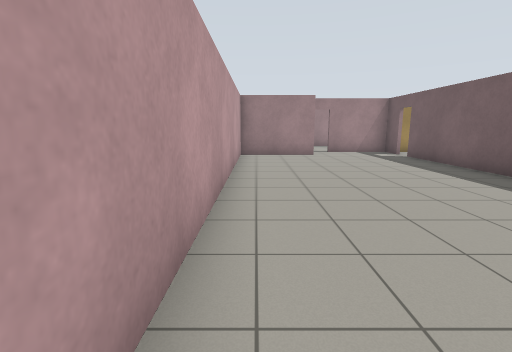
[1] (above)

16 first-person views from a walk through a robot-simulator world made for Gazebo. The camera is 1.2 m above the floor, tilts 10° down and sees 85° across. The floor is counted in squares, 1 m on a side. Each view is taken from the middle of a square. On the plan, view 1 faces up. The plan holds only what a view shows up to about 12 squares ahead; the rest is blank.

[2]
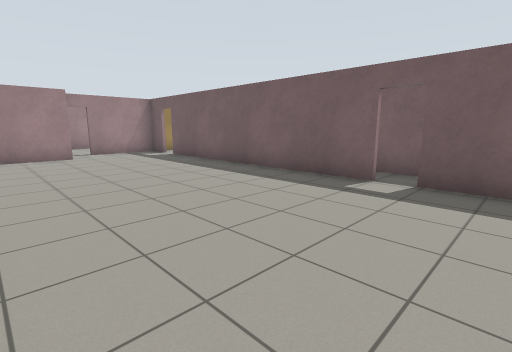

[3]
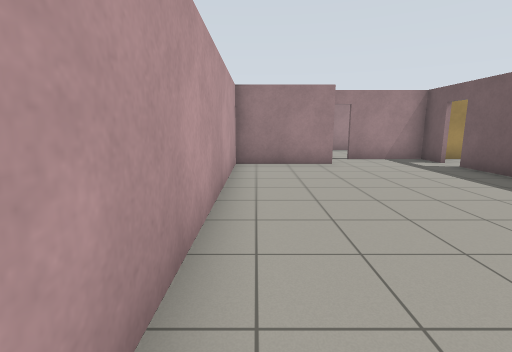

[4]
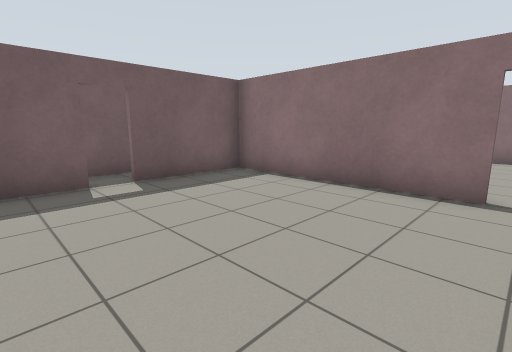

[5]
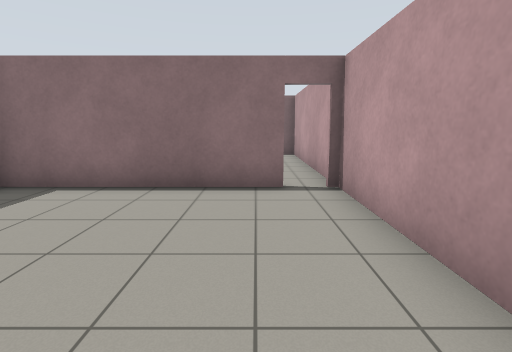

[6]
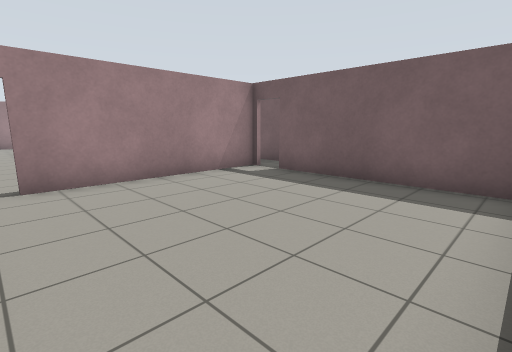

[7]
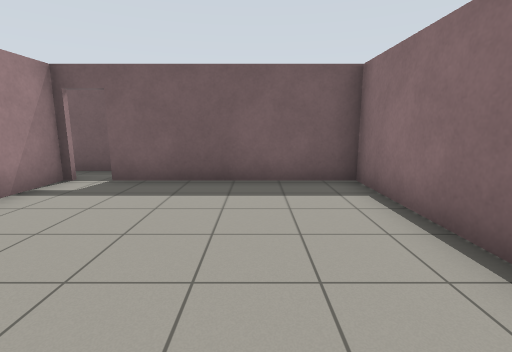

[8]
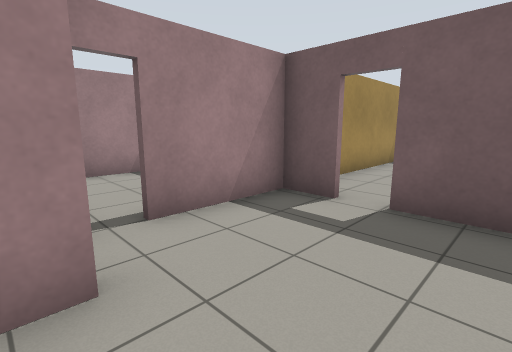

[9]
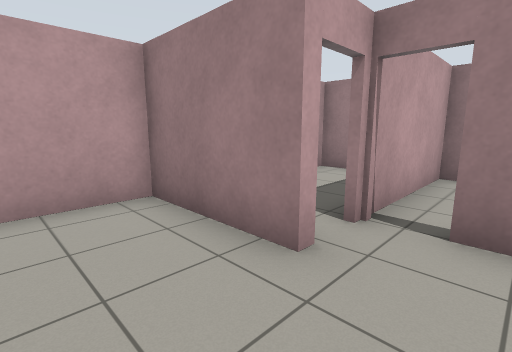

[10]
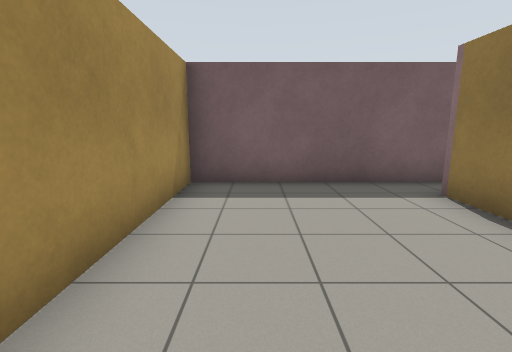

[11]
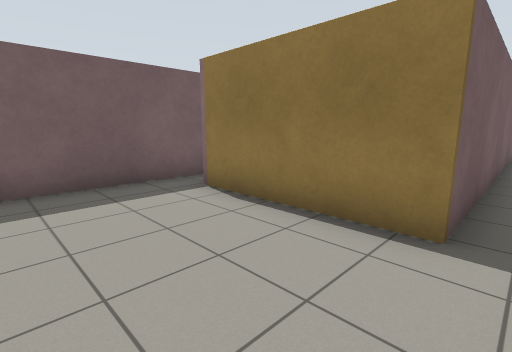

[12]
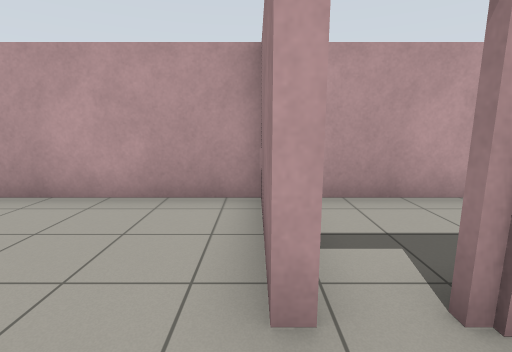

[13]
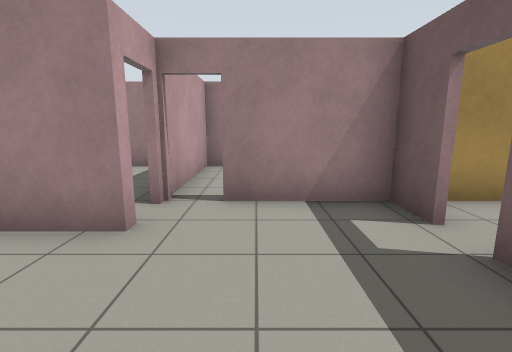

[14]
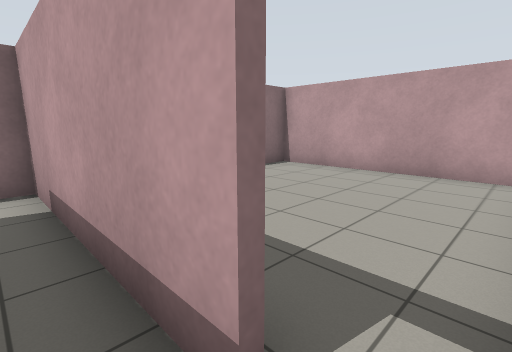

[15]
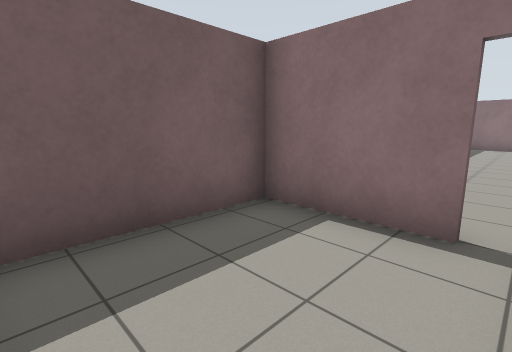

[16]
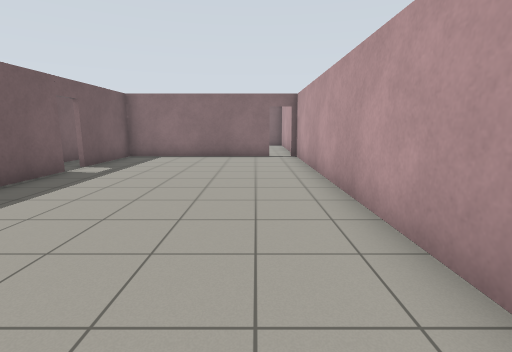

### Floor plan
Ten units are one square. View 1 is at (0, 0); x grows to the right and y downward. Boxes are objects, and circles mark ways between rooms. Rooms are numbered by the first view taken in them; rooms with no view inside come last. Other rooms are left out.
<svg viewBox="-13 -180 148 269">
<path fill="none" stroke="#000" d="M62 -24 62 -115M4 15 62 15M26 -121 -7 -121 -7 15M62 19 62 -16M62 -122 62 -140M62 -134 34 -134M-7 23 -7 83 69 83M62 17 4 17M62 84 62 28M130 -79 130 -134 70 -134M76 21 76 -87 119 -87M63 28 63 74M51 -175 25 -175 25 -132M34 -136 62 -136M62 -140 62 -170M-7 -156 -7 -131M7 -175 -8 -175"/>
<circle cx="0" cy="20" r="3" fill="#2a7"/>
<circle cx="60" cy="-120" r="3" fill="#2a7"/>
<circle cx="60" cy="-20" r="3" fill="#2a7"/>
<circle cx="27" cy="-133" r="3" fill="#2a7"/>
<circle cx="60" cy="25" r="3" fill="#2a7"/>
<text x="30" y="-50">1</text>
<text x="20" y="50">2</text>
<text x="70" y="-70">3</text>
<text x="40" y="-160">4</text>
<text x="0" y="-150">5</text>
</svg>
Room 1 opens to room 2. Room 1 opens to room 3. Room 1 opens to room 4. Room 2 opens to room 3.

Where each view was taken, in squares from view 1:
view 1: 0 up, 0 right, facing up
view 2: 0 up, 0 right, facing up-right
view 3: 3 up, 0 right, facing up
view 4: 4 up, 0 right, facing down-right
view 5: 4 up, 1 right, facing down
view 6: 8 down, 0 right, facing up-right
view 7: 6 down, 0 right, facing right
view 8: 10 up, 2 right, facing up-right
view 9: 10 up, 4 right, facing up-left
view 10: 12 up, 7 right, facing right
view 11: 12 up, 7 right, facing down-right
view 12: 12 up, 4 right, facing left
view 13: 9 up, 4 right, facing up
view 14: 2 down, 7 right, facing down-left
view 15: 17 up, 3 right, facing down-right
view 16: 10 up, 1 right, facing down
